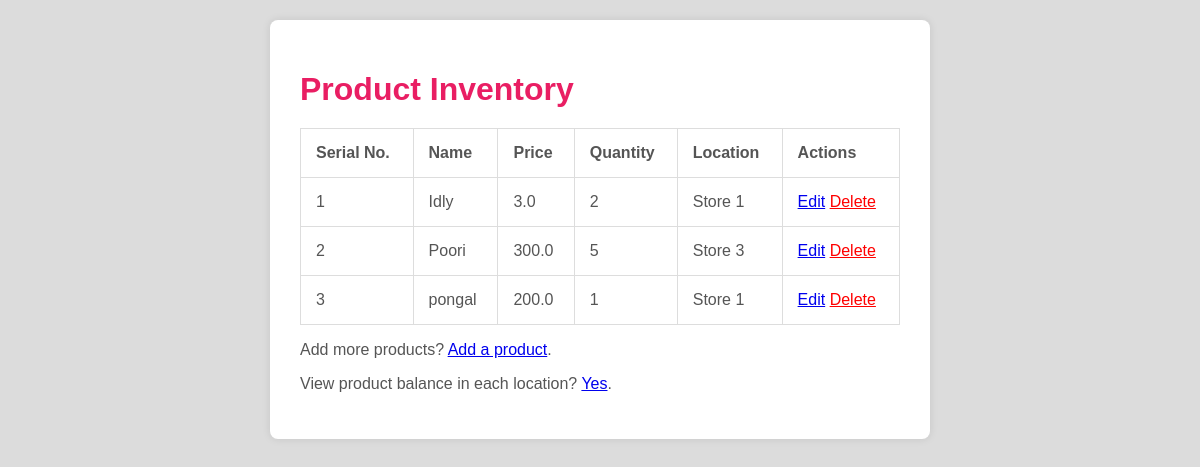
The page / on the database its author committed.
### models.py (models this page shows)
class Product(db.Model):
    id = db.Column(db.Integer, primary_key=True)
    name = db.Column(db.String(255), nullable=False)
    price = db.Column(db.Float, nullable=False)
    quantity = db.Column(db.Integer, nullable=False)
    location_id = db.Column(db.Integer, db.ForeignKey('location.id'), nullable=False)
    location = db.relationship('Location', back_populates='products')

class Location(db.Model):
    id = db.Column(db.Integer, primary_key=True)
    name = db.Column(db.String(255), nullable=False)
    products = db.relationship('Product', back_populates='location')

### views.py (the view)
@product_bp.route('/', methods=['GET'])
def index():
    products = Product.query.all()
    enumerated_products = []
    for idx, product in enumerate(products):
        product_info = {
            'id': product.id,
            'index': idx + 1,
            'name': product.name,
            'price': product.price,
            'quantity': product.quantity,
            'location': product.location.name
        }
        enumerated_products.append(product_info)
    return render_template('index.html', products=enumerated_products)

### templates/index.html (shortened to what this page needs)
<!DOCTYPE html>
<html lang="en">
<head>
    <link rel="stylesheet" href="{{ url_for('static', filename='styles.css') }}">
</head>
<body style="background-image: url('https://t4.ftcdn.net/jpg/06/15/96/33/360_F_615963329_IregPbx7OQjl5lKZg3Fwtn8ef5HlPkzw.jpg');">
     <div class="container">
        <h1>Product Inventory</h1>
        {% if products %}
        <table>
            <thead>
                <tr>
                    <th>Serial No.</th>
                    <th>Name</th>
                    <th>Price</th>
                    <th>Quantity</th>
                    <th>Location</th>
                    <th>Actions</th>
                </tr>
            </thead>
            <tbody>
                {% for product in products %}
                <tr>
                    <td>{{ product['index'] }}</td>
                    <td>{{ product['name'] }}</td>
                    <td>{{ product['price'] }}</td>
                    <td>{{ product['quantity'] }}</td>
                    <td>{{ product['location'] }}</td>
                    <td>
                        <a href="{{ url_for('product.shift_product', id=product['id']) }}">Edit</a>
                        <a href="javascript:void(0);" style="color: red;" onclick="deleteProduct({{ product['id']|tojson }})">Delete</a>
                    </td>
                </tr>
                {% endfor %}
            </tbody>
        </table>
        <p>Add more products? <a href="{{ url_for('product.add_product') }}">Add a product</a>.</p>
        <p>View product balance in each location? <a href="{{ url_for('product.product_report') }}">Yes</a>.</p>
        {% else %}
        <p>No products available. <a href="{{ url_for('product.add_product') }}">Add a product</a>.</p>
        {% endif %}
    </div>
</body>
</html>

### static/styles.css (style rules this page uses)
body { font-family: 'Arial', sans-serif; background-color: #dcdcdc; margin: 0; padding: 0; color: #555; font-size: 16px; transition: background-color 0.3s ease; }
.container { max-width: 600px; margin: 20px auto; background-color: #fff; padding: 30px; border-radius: 8px; box-shadow: 0 0 8px rgba(0, 0, 0, 0.1); }
h1 { color: #e91e63; font-weight: bold; font-size: 32px; margin-bottom: 20px; }
table { width: 100%; border-collapse: collapse; margin-top: 15px; }
th, td { border: 1px solid #ddd; padding: 15px; text-align: left; }

### rows shown on the page
Product: name "Idly", price "3.0"
Location: location "Store 1" "Store 1"
Product: name "Poori", price "300.0"
Location: location "Store 3"
Product: name "pongal", price "200.0"

### other values the page prints
{{ product['index'] }} "1" "2" "3"
{{ product['quantity'] }} "2" "5" "1"
